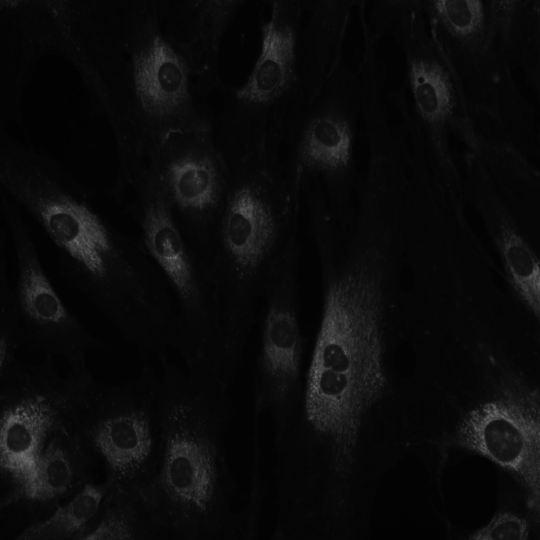
#> input picture data/ScaleFEx_Dataset01_Plate1/r03c03f01p01-ch1sk1fk1fl1.tiff, 1080 x 1080 px (shown at 1/2 size)
$ python -i nuclei_location_extraction.py   (imports and definitions only)
#> lines starting #> are read from the running program, lines starting #| are printed output that depends on the picture; after the words box and inside, x2 and y2 are one past the last pixel; in counts of white or black regions, pixels touching at a corner belong together
#> further down, picture is the input picture: shape (1080, 1080); min 2, max 112, mean 11.2
'''Set of functions to compute the initial nuclei segmentation within the image.
    Edit these functions if you have a preferred segmentation method'''
import skimage
import numpy as np
from scipy import ndimage as ndi

def compute_DNA_mask(dna_img):
    '''Given the input grayscale DNA image DNAimg returns the mask of the segmented objects

        Attributes:

        DNAimg: grayscale image of the DNA channel, numpy array

        Returns:

        label: labelled image of the segmented cells
        '''

    thresh = dna_img > skimage.filters.threshold_triangle(dna_img)*5
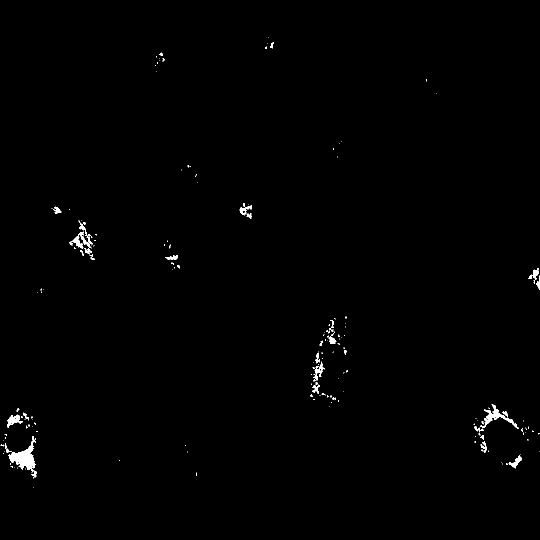
#> thresh: shape (1080, 1080) bool (shown at 1/2 size); 0.57% white; 192 white regions (158 under 20 px), largest, box (x1, y1, x2, y2) and area: (17, 872, 71, 945) 1487, (961, 809, 1037, 858) 789, (138, 441, 185, 497) 645
    thresh = ndi.binary_erosion(
        thresh, structure=skimage.morphology.disk(3), iterations=2)
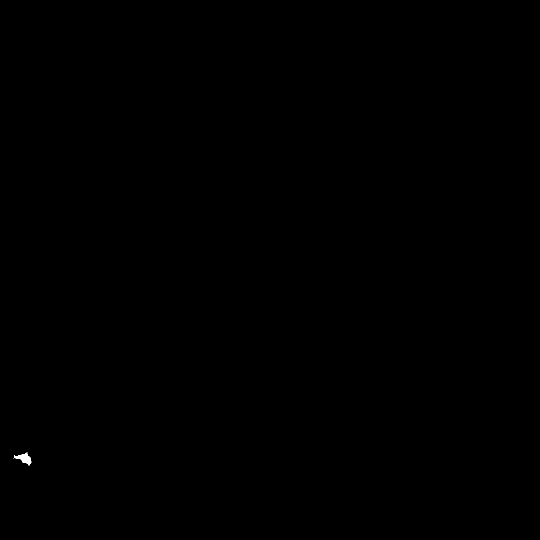
#> thresh: shape (1080, 1080) bool (shown at 1/2 size); 0.04% white; 1 white region, box (x1, y1, x2, y2) and area: (27, 905, 63, 931) 412
    thresh = ndi.binary_fill_holes(thresh)

    label = skimage.measure.label(thresh)

    return label


def retrieve_coordinates(label, cell_size_min=1000, cell_size_max=50000):
    '''Given the labelled image label returns the coordinates of the centroids (center_of_mass)
       of the nuclei

        Attributes:

        label: image containing labelled segmented objects. Array
        cell_size_min: Minimum size for the object to be considered a nuclei. int
        cell_size_max: Maximum size for the object to be considered a nuclei. int

        Returns:

        center_of_mass: coordinates of the Center of Mass of the segmented objects, list.
             Length is the number of objets, width is 2 (X and Y coordinates)
         '''

    label_gf = skimage.measure.label(label)

    for i in range(1, label_gf.max()+1):

        if (np.count_nonzero(label_gf == i) < cell_size_min) or (np.count_nonzero(label_gf == i) > cell_size_max):

            label_gf[label_gf == i] = 0
            # print('Nucleus out of range: ',np.count_nonzero(label_gf == i))


    labels = skimage.measure.label(label_gf)
    center_of_mass = np.zeros((label_gf.max(), 2))
    for num in np.arange(np.max(labels)):
        center_of_mass[num] = [ndi.measurements.center_of_mass(
            labels == num+1)[0], ndi.measurements.center_of_mass(labels == num+1)[1]]
    return center_of_mass

>>> import cv2
>>> picture = cv2.imread('data/ScaleFEx_Dataset01_Plate1/r03c03f01p01-ch1sk1fk1fl1.tiff', cv2.IMREAD_GRAYSCALE)
>>> result = compute_DNA_mask(picture)

$ run again, on data/ScaleFEx_Dataset01_Plate1/r03c03f01p01-ch3sk1fk1fl1.tiff
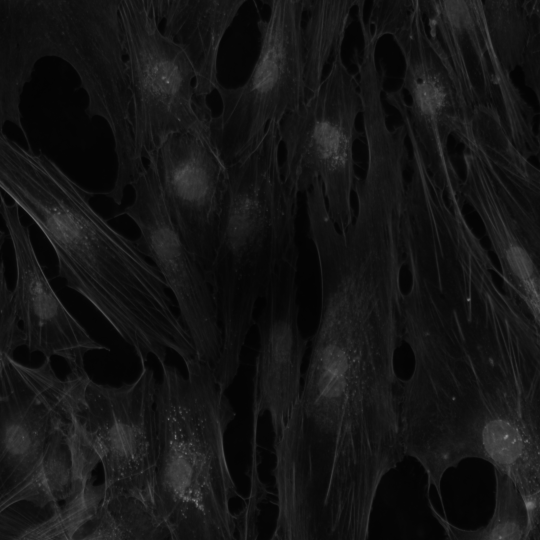
#> input picture data/ScaleFEx_Dataset01_Plate1/r03c03f01p01-ch3sk1fk1fl1.tiff, 1080 x 1080 px (shown at 1/2 size)
#> picture is the input picture: shape (1080, 1080); min 3, max 152, mean 21.1
#> in compute_DNA_mask, `thresh = dna_img > skimage.filters.threshold_triangle(dna_img)*5`:
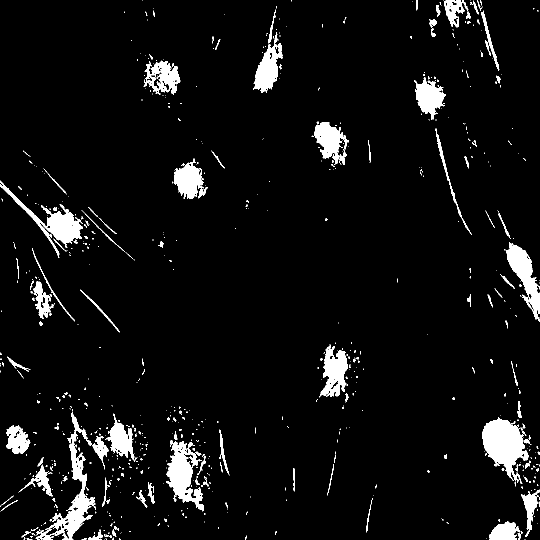
#> thresh: shape (1080, 1080) bool (shown at 1/2 size); 5.7% white; 741 white regions (603 under 20 px), largest, box (x1, y1, x2, y2) and area: (965, 834, 1057, 968) 6459, (71, 824, 192, 1080) 5795, (333, 882, 408, 1023) 4918
#> in compute_DNA_mask, `thresh = ndi.binary_erosion( thresh, structure=skimage.morphology.disk..`:
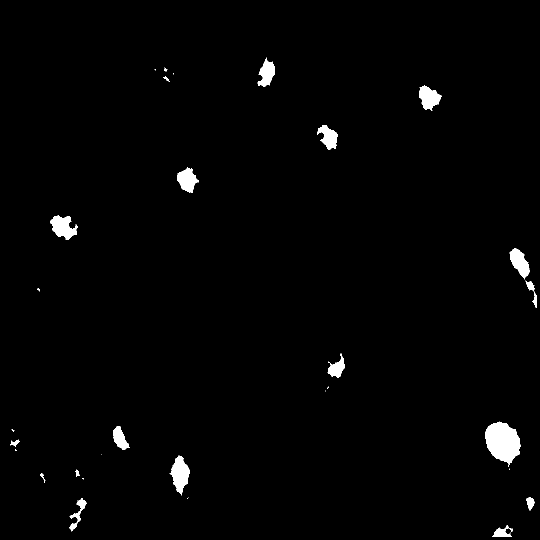
#> thresh: shape (1080, 1080) bool (shown at 1/2 size); 1.5% white; 33 white regions (14 under 20 px), largest, box (x1, y1, x2, y2) and area: (971, 843, 1042, 933) 4236, (339, 911, 380, 991) 1786, (101, 431, 156, 480) 1595
#> label: shape (1080, 1080) int32; 34 distinct labels, from 0 to 33
